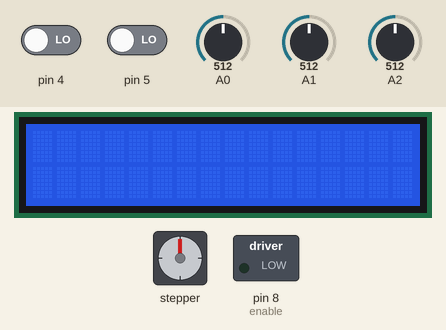
Bench run of a sketch on a simulated Arduino Uno, built with avr-gcc and run on an emulated ATmega328P. On the bench: 16×2 character LCD, stepper motor, switched loads named in the sketch (green lamp = pin HIGH). Inputs (shaded band) come from the test bench; at power-on: pin 4 LOW, pin 5 LOW, A0 = 512, A1 = 512, A2 = 512. Stepper angles assume 200 steps per turn.

Above: at 1.2 s.
1.3 s: pin 4 driven HIGH
At 1.9 s:
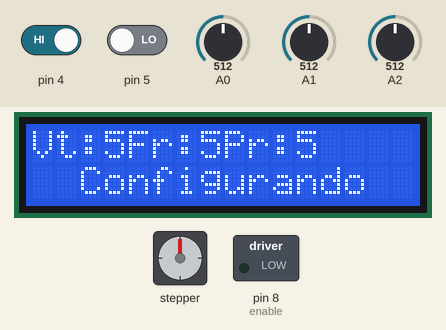
2.9 s: pin 5 driven HIGH
At 3.9 s:
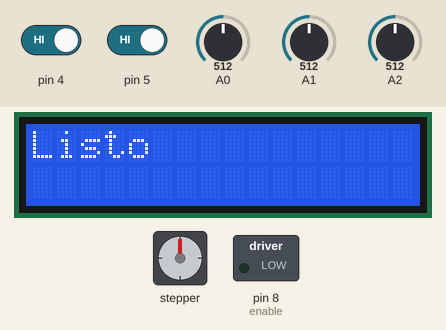
5.9 s: pin 4 driven LOW
At 7.5 s:
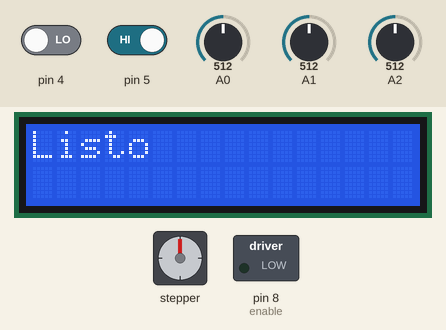
8.9 s: pin 4 driven HIGH
10.4 s: pin 5 driven LOW
At 12.1 s:
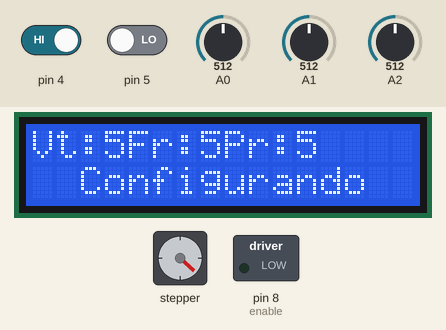
12.6 s: A0 set to 716
At 13.6 s:
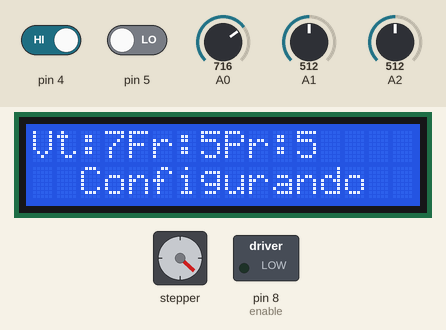
Timing chart, 0 to 15.2 s (numbered marks = the images above; inputs shaded):
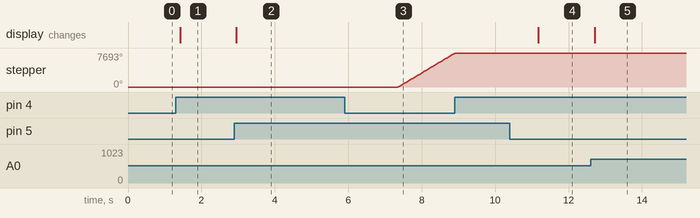

The sketch:

Respirador_UN.ino
```cpp
/*
Respirador UN
Fecha : 4 / 4 / 2020
Colaboladores: Johan Ramirez
Version : 0.01
Descripcion: En el contexto de la pandemia de covid-19 la universidad nacional de colombia, tiene como motivavion construir
             Respiradores mecanicos para ayudar a mitigar las muertes asociadas a fallas respiratorias, por lo se construye
             el control de los respiradores mecanicos basado en arduino
*/

// importacion de librerias
#include <Wire.h>
#include <LiquidCrystal_I2C.h>
#include <AccelStepper.h>
#include "Movimiento.h"
#include  "Paciente.h"                          // se usara para configurar las variables del paciente
#include  "entrada.h"                           // se usa para configurar los botones


#define enable 8
// se crea objetos de interfaz, paciente
Paciente unico;
Entrada Poteciometro_volumen(A0);
Entrada Poteciometro_frecuencia(A1);
Entrada Poteciometro_presion(A2);
Entrada boton_modo_operacion(4,1);
Entrada boton_confirmacion(5,1);
movimiento cicloRespiratorio;

AccelStepper stepper = AccelStepper(1, 3, 2); // pin 3 : step, pin 2 : dir ; 1 indica que es driver

// se crea el lcd
LiquidCrystal_I2C MyLCD(0x3F, 2, 1, 0, 4, 5, 6, 7, 3, POSITIVE);

// prototipos
void imprimirLCD();
void limpiar_lcd();
void configurar_parametros();

byte ciclo = 1;
double tiempo = 0;

void setup() {
  MyLCD.begin(16, 2);
  stepper.setCurrentPosition(0);
  pinMode(enable, OUTPUT);

  // se configuran los parametros del motor inicial
  stepper.setMaxSpeed(6000);
  stepper.setAcceleration(2800);

  // Se habilita el motor para funcionar
  Serial.begin(9600);
}

void loop() {
  if(boton_modo_operacion.medir_valor()){
    if(boton_confirmacion.medir_valor()){
      configurar_parametros();
      cicloRespiratorio.SetParametros(Poteciometro_frecuencia.medir_valor(), Poteciometro_volumen.medir_valor(), Poteciometro_presion.medir_valor());
      }
    else Impresion_lcd_configurando();
    delay(200);
  }
  else {
    if(ciclo == 1){
    stepper.moveTo(cicloRespiratorio.posicion_Final_subida-2000);
    stepper.setSpeed(cicloRespiratorio.velocidad_subida);
    ciclo = 2;
   // Serial.println("Inicia Respiracion");
   }
  // corre a velocidad constante
  else if(stepper.distanceToGo() >0 && ciclo == 2 )stepper.runSpeed();

  // inicio meseta ----------------------------------------------------------------------
  else if(stepper.distanceToGo() <=0 && ciclo == 2 ){
    ciclo = 3 ;
   // Serial.println("Inicia Meseta");
    tiempo = millis();
  }

  else if(ciclo == 3 && millis() <  (tiempo + cicloRespiratorio.Tiempo_meseta*1000)){}//fin meseta
  else if(ciclo == 3 && millis() >= (tiempo + cicloRespiratorio.Tiempo_meseta*1000)){
    ciclo = 4;
    //Serial.println("FIN Meseta");
  }//fin meseta

  // Expiracion
  else if(ciclo == 4 ){
     stepper.setSpeed(cicloRespiratorio.Velocidad_inicial_bajada);
     //stepper.setAcceleration(cicloRespiratorio.acelaracion_bajada);

     stepper.moveTo(0);
     //Serial.println("Inicio Expiracion");
     delay(100);
     ciclo = 5;
    }

  else if(stepper.distanceToGo()<0 && ciclo == 5 ){
    //if(millis()%100 == 0)
      //Serial.println("V" + String(stepper.speed())+" P2" + String(cicloRespiratorio.Velocidad_inicial_bajada));
    stepper.run();
    }

  else if(stepper.distanceToGo()>=0 && ciclo == 5 ){// inicio meseta
    //Serial.println("Inicio pausa");
    ciclo = 6 ;
    tiempo = millis();
    }

  else if(ciclo == 6 && millis() < (tiempo+cicloRespiratorio.Tiempo_pausa*1000)){}//fin meseta
  else if(ciclo == 6 && millis() >= (tiempo+cicloRespiratorio.Tiempo_pausa*1000)){
    ciclo = 1;
   }//fin meseta


    }
  }

void Impresion_lcd_configurando(){
  limpiar_lcd();
  MyLCD.setCursor(0,0);
  MyLCD.print("Vt:"+ String(Poteciometro_volumen.medir_valor()));
  MyLCD.print("Fr:"+ String(Poteciometro_frecuencia.medir_valor()));
  MyLCD.print("Pr:"+ String(Poteciometro_presion.medir_valor()));
  MyLCD.setCursor(0,1);
  MyLCD.print("  Configurando");
}
//ok
void Impresion_lcd_operando(){
  limpiar_lcd();
  MyLCD.setCursor(0,0);
  MyLCD.print("Vt:"+ String(unico.get_frecuencia()));
  MyLCD.print("Fr:"+ String(unico.get_volumen_tidal()));
  MyLCD.print("Pr:"+ String(unico.get_presion()));
  MyLCD.setCursor(0,1);
  MyLCD.print("Vt:"+ String(Poteciometro_volumen.medir_valor()));
  MyLCD.print("Fr:"+ String(Poteciometro_frecuencia.medir_valor()));
  MyLCD.print("Pr:"+ String(Poteciometro_presion.medir_valor()));
}
//ok
void configurar_parametros(){
  unico.Set_parametros(Poteciometro_volumen.medir_valor(),Poteciometro_frecuencia.medir_valor(),Poteciometro_presion.medir_valor());
  limpiar_lcd();
  MyLCD.setCursor(0,0);
  MyLCD.print("Listo");
  delay(500);
}
//ok
void limpiar_lcd(){
  MyLCD.setCursor(0,0);
  MyLCD.print("                ");
  MyLCD.setCursor(0,1);
  MyLCD.print("                ");
}
```

Movimiento.h
```cpp
class movimiento{
  public :
    byte Frecuencia;                  // Valor configurado por el medico
    byte volumen;                     // Valor Configurado por el medico
    byte Relacion;                    // Valor Configurado por el medico
    double velocidad_subida;             // Calculado Inspiracion
    double aceleracion_subida;           // Calculado Inspiracion
    double posicion_Final_subida;        // Calculado Inspiracion
    double Tiempo_meseta;                // Calculado Meseta
    double Velocidad_inicial_bajada;     // Calculado espiracion
    double acelaracion_bajada;   // Calculado espiracion
    double modo_motor;
    float coeficiente;
    double Tiempo_pausa;

  //Constructor
  movimiento (){
    Frecuencia = 0;
    volumen = 0;
    Relacion = 0;
    velocidad_subida = 0;
    aceleracion_subida = 0;
    posicion_Final_subida = 0;
    Tiempo_meseta = 0;
    Velocidad_inicial_bajada = 0;
    acelaracion_bajada = 0;
    modo_motor = 0.5;
    coeficiente = 0;
    Tiempo_pausa = 0;
  }

  int get_velocidad_subida(){return velocidad_subida;}
  int get_posicion_Final_subida(){return posicion_Final_subida;}


  void SetParametros(byte frec, byte vol,byte rela){
    //relacion de tiempo sirve para definir subida y bajada
    double tiempo_Ciclo = 60 /(2*frec+10);
    // Inspiracion
    posicion_Final_subida  = ((vol*100.0)/5.7+40)*(200.0/(8*modo_motor)); // 40 es un offset del tornillo
    velocidad_subida = ((posicion_Final_subida- (40)*(200.0/(8*modo_motor)))/((tiempo_Ciclo*(1.0/(rela+1)))*0.65));
    aceleracion_subida = 0;

    // se calcula tiempo de meseta
    Tiempo_meseta = tiempo_Ciclo*(1.0/(rela+1))*.35;

    // Espiracion
    double Tiempo_bajada = tiempo_Ciclo*(double(rela)/(rela+1))*0.7;
    Tiempo_pausa =  tiempo_Ciclo*(double(rela)/(rela+1))*0.3;
    double Tiempo_inicio =  tiempo_Ciclo*(1.0/(rela+1));
    double Tiempo_final =  Tiempo_inicio + Tiempo_bajada;
    double delta_tiempo = Tiempo_inicio  - Tiempo_final;

    coeficiente = (vol*100.0)/((delta_tiempo )*(delta_tiempo ));
    acelaracion_bajada = ((2*coeficiente)/5.7)*(200.0/(8*modo_motor));
    Velocidad_inicial_bajada = ((2*coeficiente*delta_tiempo)/5.7)*(200.0/(8*modo_motor));
    //return tiempo_Ciclo*(1.0/(rela+1))*0.65;
  }
};
```

Paciente.h
```cpp
class Paciente{

  public:
  // parametros ------------------------------------
  byte frecuencia;
  byte volumen_tidal;
  byte presion;

  // funciones -------------------------------------

  // constructor
  Paciente(){
    frecuencia = 0;
    volumen_tidal = 0;
    presion = 0;
    }
  // getters
  byte get_frecuencia(){return frecuencia;}
  byte get_volumen_tidal(){return volumen_tidal;}
  byte get_presion(){return presion;}
  // setters
  void set_frecuencia(byte valor){frecuencia = valor;}
  void set_volumen_tidal(byte valor){volumen_tidal = valor;}
  void set_presion(byte valor){presion = valor;}

  void Set_parametros(byte valor , byte valor2, byte valor3){
    frecuencia = valor;
    volumen_tidal = valor2;
    presion = valor3;
  }
};
```

entrada.h
```cpp
class Entrada{
  public:
  // parametros ------------------------------------
  byte tipo;    // 0 analogo  1 digital
  byte medida;  // valor de 1 a 10 que al imprimise se debe ajustar
  byte pin;     // pin asociado

  // funciones -------------------------------------

  // constructor
  //  Entrada(){}
  Entrada(byte P ){
    tipo = 0;    // se inicializa como analogo
    medida = 0;
    pin = P;
    configurar_pin();
  }
  Entrada(byte P ,byte T){
    tipo = 1;    // 0 analogo  1 digital
    medida = 0;  // valor de 1 a 10 que al imprimise se debe ajustar
    pin = P;     // pin asociado
    configurar_pin();
  }
  // getters
  byte get_tipo(){return tipo;}
  byte get_medida(){return medida;}
  byte get_pin(){return pin;}

  // setters

  void set_tipo(byte valor){tipo = valor;}
  void set_medida(byte valor){medida = valor;}
  void set_pin(byte valor){pin = valor;}

  // configurar pin
  void configurar_pin(){pinMode(pin,INPUT);}

  // devuelve el valor medido en una escala de 1 a 10
  byte medir_valor(){
   if (tipo == 0 )return map(analogRead(pin),0,1021,0,10);
   return bool(digitalRead(pin));
   }
};
```

Measured:
- after the input at 1.3 s, the display: changes after 0.13 s (image 1)
- after the input at 2.9 s, the display: changes after 0.05 s (image 2)
- after the input at 5.9 s, stepper: keeps turning clockwise at about 4973°/s, starting after 1.5 s
- after the input at 10.4 s, the display: changes after 0.77 s (image 4)
- after the input at 12.6 s, the display: changes after 0.11 s (image 5)
